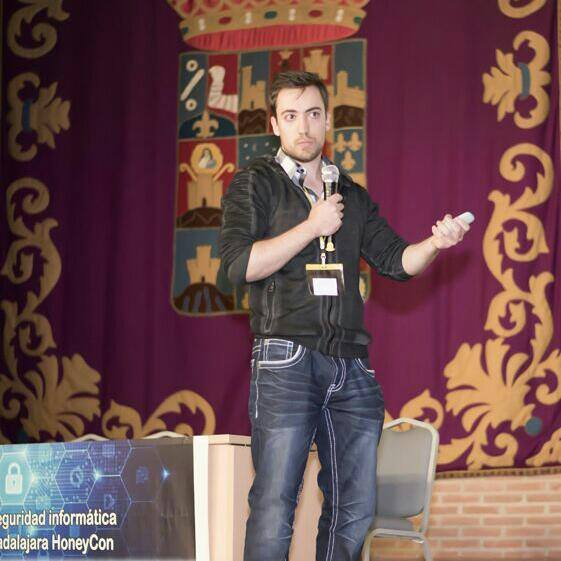
#> input picture ivan.jpg, 561 x 561 px
$ python mtcnn.py
#> lines starting #> are read from the running program, lines starting #| are printed output that depends on the picture; after the words box and inside, x2 and y2 are one past the last pixel; in counts of white or black regions, pixels touching at a corner belong together
# -*- coding: utf-8 -*-
"""
Created on Wed Jan 23 18:14:15 2019

@author: hantq
"""
"""
from mtcnn.mtcnn import MTCNN
import cv2
img = cv2.imread("ivan.jpg")
detector = MTCNN()
print(detector.detect_faces(img)) """

def detect_faces(haar_face_cascade, colored_img, scaleFactor = 1.1):
    img_copy = np.copy(colored_img)
    #convert the test image to gray image as opencv face detector expects gray images
    gray = cv2.cvtColor(img_copy, cv2.COLOR_BGR2GRAY)

    #let's detect multiscale (some images may be closer to camera than others) images
    faces = haar_face_cascade.detectMultiScale(gray, scaleFactor=scaleFactor, minNeighbors=5);

    #go over list of faces and draw them as rectangles on original colored img
    for (x, y, w, h) in faces:
        cv2.rectangle(img_copy, (x, y), (x+w, y+h), (0, 255, 0), 2)

    return img_copy

import numpy as np
import cv2
from matplotlib import pyplot as plt
def convertToRGB(img):
    return cv2.cvtColor(img, cv2.COLOR_BGR2RGB)
haar_face_cascade = cv2.CascadeClassifier('E:\E\Python\caidat\pkgs\libopencv-3.4.2-h20b85fd_0\Library\etc\haarcascades\haarcascade_frontalface_alt.xml')

test1 = cv2.imread('ivan.jpg')
#> test1 is the input picture: shape (561, 561, 3); mean B, G, R 78.1, 76.1, 109

#convert the test image to gray image as opencv face detector expects gray images
gray_img = cv2.cvtColor(test1, cv2.COLOR_BGR2GRAY)
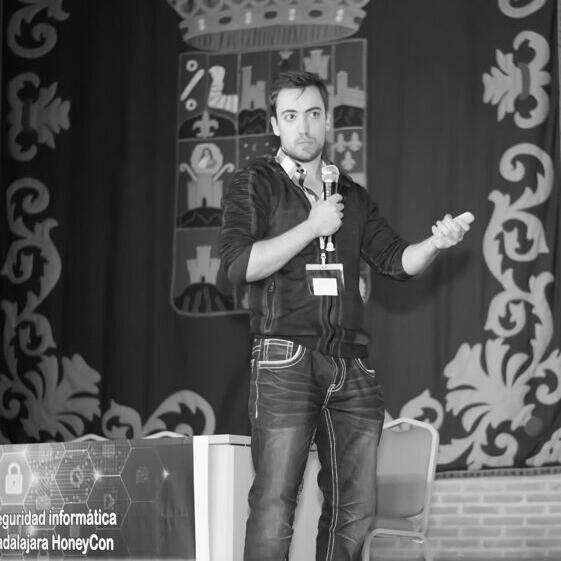
#> gray_img: shape (561, 561); min 3, max 255, mean 86.1

# [8 lines of commented-out code are left out]
faces_detected_img = detect_faces(haar_face_cascade, test1)
#> in detect_faces, `faces = haar_face_cascade.detectMultiScale(gray, scaleFactor=scaleFact..`: faces = [[273, 92, 61, 61]]
#> the loop in detect_faces, `for (x, y, w, h) in faces:` made 1 pass
#> after the loop in detect_faces, `for (x, y, w, h) in faces:`:
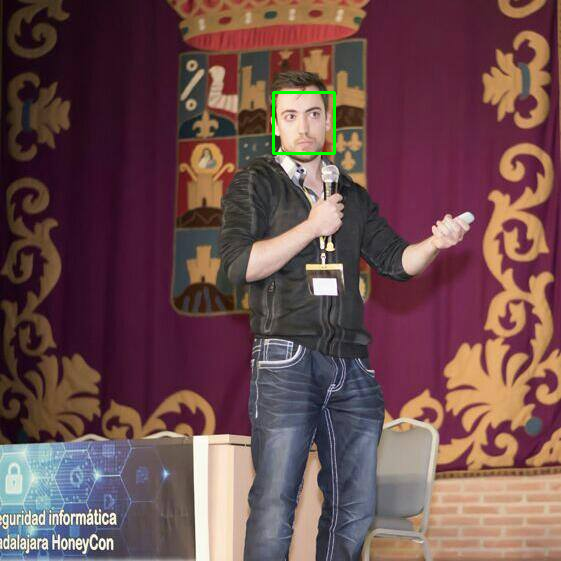
#> img_copy: shape (561, 561, 3); 0.23% of pixels changed, all inside (x1, y1, x2, y2) = (272, 91, 336, 155)
plt.imshow(convertToRGB(faces_detected_img))
#print('Faces found: ', len(faces))
